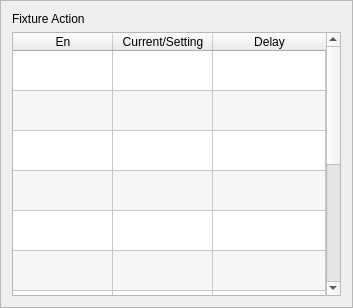
<?xml version="1.0" encoding="UTF-8"?>
<ui version="4.0">
 <class>ICHCFixturePage</class>
 <widget class="QFrame" name="ICHCFixturePage">
  <property name="geometry">
   <rect>
    <x>0</x>
    <y>0</y>
    <width>353</width>
    <height>308</height>
   </rect>
  </property>
  <property name="windowTitle">
   <string>Frame</string>
  </property>
  <property name="frameShape">
   <enum>QFrame::StyledPanel</enum>
  </property>
  <property name="frameShadow">
   <enum>QFrame::Raised</enum>
  </property>
  <layout class="QVBoxLayout" name="verticalLayout">
   <item>
    <widget class="QLabel" name="label">
     <property name="text">
      <string>Fixture Action</string>
     </property>
    </widget>
   </item>
   <item>
    <widget class="QTableWidget" name="tableWidget">
     <property name="styleSheet">
      <string notr="true">::item{
height: 33px;
}

::item::QCheckBox{
	spacing: 24px;
}

::indicator {
     width: 32px;
     height: 32px;
 }

::indicator:unchecked 
{
     image: url(:/resource/check_unchecked.png);
 }
::indicator:checked 
{
     image: url(:/resource/check_checked.png);
 }

QRadioButton::indicator:checked:disabled
{
 image: url(:/resource/check_checked_disable.png);
}

QRadioButton::indicator:unchecked:disabled
{
 image: url(:/resource/check_unchecked_disable.png);
}



</string>
     </property>
     <property name="editTriggers">
      <set>QAbstractItemView::NoEditTriggers</set>
     </property>
     <property name="showDropIndicator" stdset="0">
      <bool>false</bool>
     </property>
     <property name="alternatingRowColors">
      <bool>true</bool>
     </property>
     <property name="selectionMode">
      <enum>QAbstractItemView::NoSelection</enum>
     </property>
     <property name="selectionBehavior">
      <enum>QAbstractItemView::SelectRows</enum>
     </property>
     <property name="showGrid">
      <bool>true</bool>
     </property>
     <property name="gridStyle">
      <enum>Qt::SolidLine</enum>
     </property>
     <property name="wordWrap">
      <bool>true</bool>
     </property>
     <property name="cornerButtonEnabled">
      <bool>false</bool>
     </property>
     <attribute name="horizontalHeaderMinimumSectionSize">
      <number>48</number>
     </attribute>
     <attribute name="horizontalHeaderStretchLastSection">
      <bool>true</bool>
     </attribute>
     <attribute name="verticalHeaderVisible">
      <bool>false</bool>
     </attribute>
     <attribute name="verticalHeaderDefaultSectionSize">
      <number>40</number>
     </attribute>
     <attribute name="verticalHeaderMinimumSectionSize">
      <number>40</number>
     </attribute>
     <attribute name="verticalHeaderStretchLastSection">
      <bool>false</bool>
     </attribute>
     <row>
      <property name="text">
       <string>MS1</string>
      </property>
     </row>
     <row>
      <property name="text">
       <string>MS2</string>
      </property>
     </row>
     <row>
      <property name="text">
       <string>MS3</string>
      </property>
     </row>
     <row>
      <property name="text">
       <string>SS1</string>
      </property>
     </row>
     <row>
      <property name="text">
       <string>SS2</string>
      </property>
     </row>
     <row>
      <property name="text">
       <string>SS3</string>
      </property>
     </row>
     <row>
      <property name="text">
       <string>MC1</string>
      </property>
     </row>
     <row>
      <property name="text">
       <string>MC2</string>
      </property>
     </row>
     <row>
      <property name="text">
       <string>MC3</string>
      </property>
     </row>
     <row>
      <property name="text">
       <string>SC1</string>
      </property>
     </row>
     <row>
      <property name="text">
       <string>SC2</string>
      </property>
     </row>
     <row>
      <property name="text">
       <string>SC3</string>
      </property>
     </row>
     <column>
      <property name="text">
       <string>En</string>
      </property>
      <property name="textAlignment">
       <set>AlignHCenter|AlignVCenter|AlignCenter</set>
      </property>
     </column>
     <column>
      <property name="text">
       <string>Current/Setting</string>
      </property>
     </column>
     <column>
      <property name="text">
       <string>Delay</string>
      </property>
     </column>
     <item row="0" column="0">
      <property name="text">
       <string/>
      </property>
      <property name="textAlignment">
       <set>AlignHCenter|AlignVCenter|AlignCenter</set>
      </property>
      <property name="checkState">
       <enum>Unchecked</enum>
      </property>
      <property name="flags">
       <set>ItemIsSelectable|ItemIsUserCheckable|ItemIsEnabled</set>
      </property>
     </item>
     <item row="0" column="1">
      <property name="text">
       <string/>
      </property>
     </item>
     <item row="1" column="0">
      <property name="text">
       <string/>
      </property>
      <property name="checkState">
       <enum>Unchecked</enum>
      </property>
     </item>
     <item row="1" column="1">
      <property name="text">
       <string/>
      </property>
     </item>
     <item row="2" column="0">
      <property name="text">
       <string/>
      </property>
      <property name="checkState">
       <enum>Unchecked</enum>
      </property>
     </item>
     <item row="2" column="1">
      <property name="text">
       <string/>
      </property>
     </item>
     <item row="3" column="0">
      <property name="text">
       <string/>
      </property>
      <property name="checkState">
       <enum>Unchecked</enum>
      </property>
     </item>
     <item row="3" column="1">
      <property name="text">
       <string/>
      </property>
     </item>
     <item row="4" column="0">
      <property name="text">
       <string/>
      </property>
      <property name="checkState">
       <enum>Unchecked</enum>
      </property>
     </item>
     <item row="4" column="1">
      <property name="text">
       <string/>
      </property>
     </item>
     <item row="5" column="0">
      <property name="checkState">
       <enum>Unchecked</enum>
      </property>
     </item>
     <item row="6" column="0">
      <property name="checkState">
       <enum>Unchecked</enum>
      </property>
     </item>
     <item row="7" column="0">
      <property name="checkState">
       <enum>Unchecked</enum>
      </property>
     </item>
     <item row="8" column="0">
      <property name="checkState">
       <enum>Unchecked</enum>
      </property>
     </item>
     <item row="9" column="0">
      <property name="checkState">
       <enum>Unchecked</enum>
      </property>
     </item>
     <item row="10" column="0">
      <property name="checkState">
       <enum>Unchecked</enum>
      </property>
     </item>
     <item row="11" column="0">
      <property name="checkState">
       <enum>Unchecked</enum>
      </property>
     </item>
    </widget>
   </item>
  </layout>
 </widget>
 <resources/>
 <connections/>
</ui>
